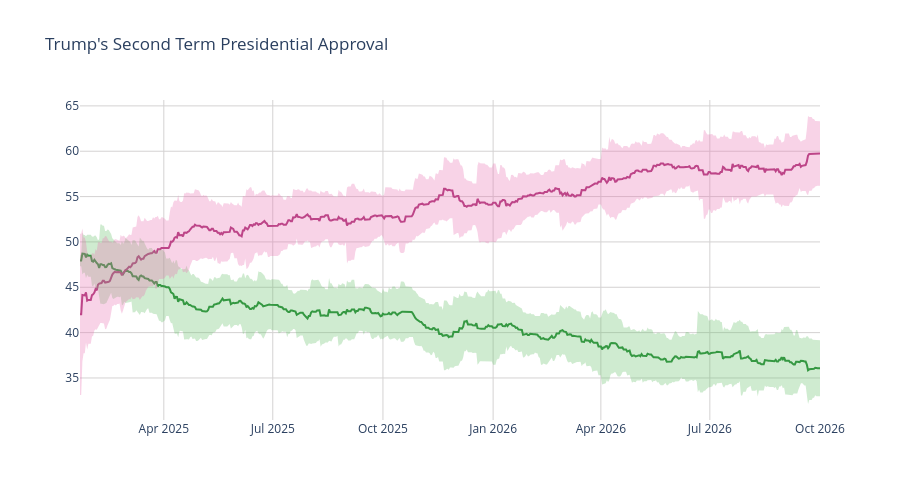

This figure's notebook cell:
### Code cell
disappr_ci_hex = "#e86eaf"
appr_ci_hex = "#60be65"
disappr_ci_rgba = "rgba(232, 110, 175, 0.3)"
appr_ci_rgba = "rgba(96, 190, 101, 0.3)"
grid_col = "#d4d2d2"


# Approve
fig = go.Figure(go.Scatter(
    x=pres['end_date'],
    y=pres['approve'],
    hovertemplate="%{y:.2f}%",
    name="<b>Approve</b>",
    line=dict(color="#228833"),
    showlegend=False
))

# Disapprove
fig.add_trace(go.Scatter(
    x=pres['end_date'],
    y=pres['disapprove'],
    hovertemplate="%{y:.2f}%",
    name="<b>Disapprove</b>",
    line=dict(color="#aa3377"),
    showlegend=False
    )
)

# Approve CI
fig.add_traces([

    # Upper bound
    go.Scatter(
        x=pres['end_date'],
        y=pres['approve_upper_ci'],
        marker=dict(color=appr_ci_hex),
        line=dict(width=0),
        mode='lines',
        showlegend=False,
        hoverinfo="skip"
    ),

    # Lower bound
    go.Scatter(
        x=pres['end_date'],
        y=pres['approve_lower_ci'],
        marker=dict(color=appr_ci_hex),
        line=dict(width=0),
        mode='lines',
        fillcolor=appr_ci_rgba,
        fill="tonexty",
        showlegend=False,
        hoverinfo="skip"
    )
])

# Disapprove CI
fig.add_traces([

    # Upper bound
    go.Scatter(
        x=pres['end_date'],
        y=pres['disapprove_upper_ci'],
        marker=dict(color=disappr_ci_hex),
        line=dict(width=0),
        mode='lines',
        showlegend=False,
        hoverinfo="skip"
    ),

    # Lower bound
    go.Scatter(
        x=pres['end_date'],
        y=pres['disapprove_lower_ci'],
        marker=dict(color=disappr_ci_hex),
        line=dict(width=0),
        mode='lines',
        fillcolor=disappr_ci_rgba,
        fill="tonexty",
        showlegend=False,
        hoverinfo="skip"
    )
])

fig.update_layout(
    title=dict(text="Trump's Second Term Presidential Approval"),
    hovermode="x"
)

fig.update_xaxes(gridcolor=grid_col)
fig.update_yaxes(gridcolor=grid_col)

fig.update_layout(hovermode="x", hoverlabel_align="right", plot_bgcolor="rgba(0, 0, 0, 0)", height=500)
fig.show()

### Figure 1 — Plotly figure (JSON) as saved in the notebook; plotly's stock layout.template omitted (floating-point values rounded to 4 significant figures; data arrays with more than 128 entries replaced by an {"elided": "..."} marker saying what was removed)
{"data": [{"hovertemplate": "%{y:.2f}%", "line": {"color": "#228833"}, "name": "<b>Approve</b>", "showlegend": false, "type": "scatter", "x": {"elided": "619 str values"}, "y": {"elided": "619 float values"}}, {"hovertemplate": "%{y:.2f}%", "line": {"color": "#aa3377"}, "name": "<b>Disapprove</b>", "showlegend": false, "type": "scatter", "x": {"elided": "619 str values"}, "y": {"elided": "619 float values"}}, {"hoverinfo": "skip", "line": {"width": 0}, "marker": {"color": "#60be65"}, "mode": "lines", "showlegend": false, "type": "scatter", "x": {"elided": "619 str values"}, "y": {"elided": "619 float values"}}, {"fill": "tonexty", "fillcolor": "rgba(96, 190, 101, 0.3)", "hoverinfo": "skip", "line": {"width": 0}, "marker": {"color": "#60be65"}, "mode": "lines", "showlegend": false, "type": "scatter", "x": {"elided": "619 str values"}, "y": {"elided": "619 float values"}}, {"hoverinfo": "skip", "line": {"width": 0}, "marker": {"color": "#e86eaf"}, "mode": "lines", "showlegend": false, "type": "scatter", "x": {"elided": "619 str values"}, "y": {"elided": "619 float values"}}, {"fill": "tonexty", "fillcolor": "rgba(232, 110, 175, 0.3)", "hoverinfo": "skip", "line": {"width": 0}, "marker": {"color": "#e86eaf"}, "mode": "lines", "showlegend": false, "type": "scatter", "x": {"elided": "619 str values"}, "y": {"elided": "619 float values"}}], "layout": {"height": 500, "hoverlabel": {"align": "right"}, "hovermode": "x", "plot_bgcolor": "rgba(0, 0, 0, 0)", "title": {"text": "Trump's Second Term Presidential Approval"}, "xaxis": {"gridcolor": "#d4d2d2"}, "yaxis": {"gridcolor": "#d4d2d2"}}}
